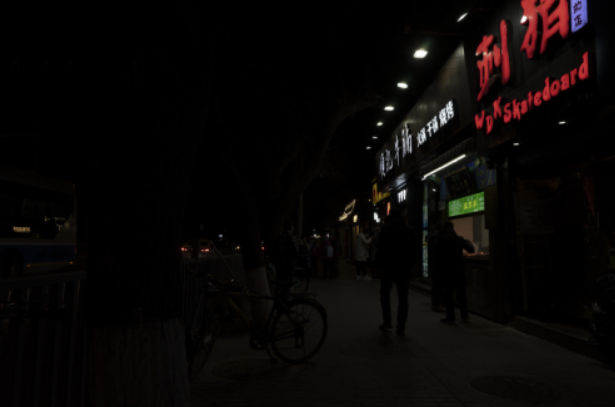
#> input picture ImageEnhancement/Data/LowLight/18.png, 615 x 407 px, found by its file name
$ python BiomimeticImageEvaluationExperimenting.py   (older library calls are emulated)
#> lines starting #> are read from the running program, lines starting #| are printed output that depends on the picture; after the words box and inside, x2 and y2 are one past the last pixel; in counts of white or black regions, pixels touching at a corner belong together; pictures that were not available may be replaced by others from this repository, and a replacement may not be noted
import numpy as np
import pandas as pd
import cv2
import matplotlib.pyplot as plt
import math
import skimage.filters as filters
from skimage import io, color

# Load Dark Image
numb = 18
dark_image = cv2.imread(f"/kaggle/input/dark-face-dataset/image/{numb}.png")
#> dark_image is the input picture: shape (407, 615, 3); mean B, G, R 6.1, 6.8, 9.9


#Load Light Image
natural_image = cv2.imread("/kaggle/input/natural-images/natural_images/cat/cat_0301.jpg")
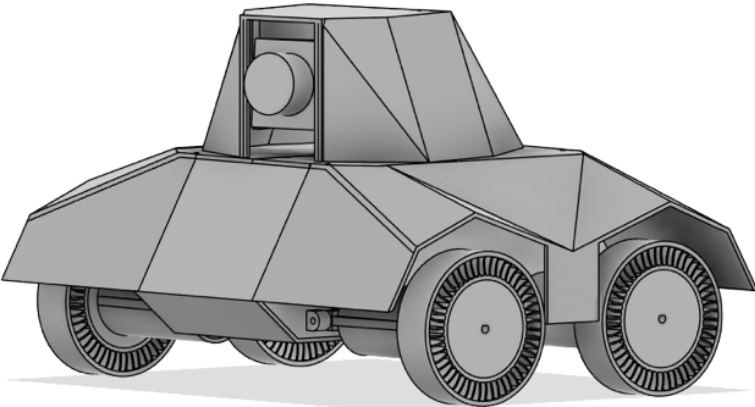
#> input picture assets/TerraStride.png, 755 x 407 px, given in place of cat_0301.jpg, which was not available
#> natural_image is the input picture: shape (407, 755, 3); min 0, max 255, mean 185


### Saliency Experiment
saliency_detector = cv2.saliency.StaticSaliencySpectralResidual_create()

# Compute the saliency map
(success, saliency_map) = saliency_detector.computeSaliency(natural_image)
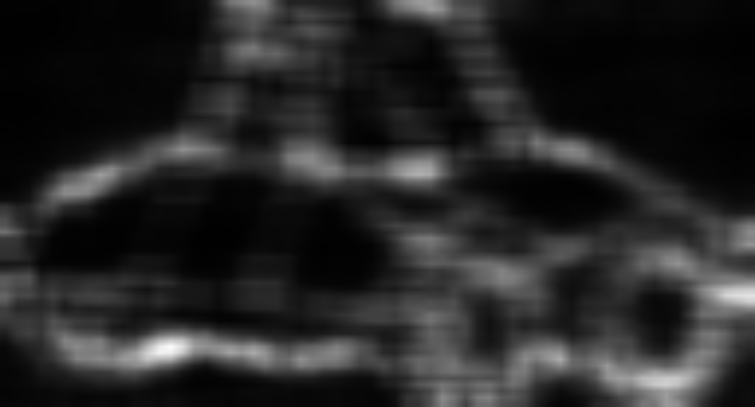
#> saliency_map: shape (407, 755) float32; min 0.004, max 0.993, mean 0.152
#> success = True

# Normalize the saliency map for better visualization
saliency_map = (saliency_map * 255).astype("uint8")

"""# Display the original image and saliency map
plt.figure(figsize=(12, 6))

# Original image
plt.subplot(1, 2, 1)
plt.imshow(cv2.cvtColor(natural_image, cv2.COLOR_BGR2RGB))
plt.title("Original Image")
plt.axis("off")

# Saliency map
plt.subplot(1, 2, 2)
plt.imshow(saliency_map, cmap="gray")
plt.title("Saliency Map (Spectral Residual)")
plt.axis("off")

plt.tight_layout()
plt.show()"""


### Parvocellular & Magnocellular Experiment
retina = cv2.bioinspired.Retina.create((natural_image.shape[1], natural_image.shape[0]))

# the retina object is created with default parameters. If you want to read
# the parameters from an external XML file, uncomment the next line
#retina.setup('MyRetinaParameters.xml')

# feed the retina with several frames, in order to reach 'steady' state
for i in range(20):
    retina.run(natural_image)

# get our processed image :)
retinaOut_parvo = retina.getParvo()

"""# show both the original image and the processed one
#plt.imshow('image', natural_image)
plt.imshow(cv2.cvtColor(retinaOut_parvo, cv2.COLOR_BGR2RGB))
plt.title('retina parvo out')

# wait for a key to be pressed and exit
#cv2.waitKey(0)
#cv2.destroyAllWindows()

# write the output image on a file
#cv2.imwrite('checkershadow_parvo.png', retinaOut_parvo)"""

retinaOut_magno = retina.getMagno()
"""plt.imshow(retinaOut_magno)
plt.title("retina magno out")"""


#Static Saliency Experiment
# Static Saliency Fine Grained
saliency_detector_fine = cv2.saliency.StaticSaliencyFineGrained_create()

# Compute the saliency map
(success_fine, saliency_map_fine) = saliency_detector_fine.computeSaliency(natural_image)
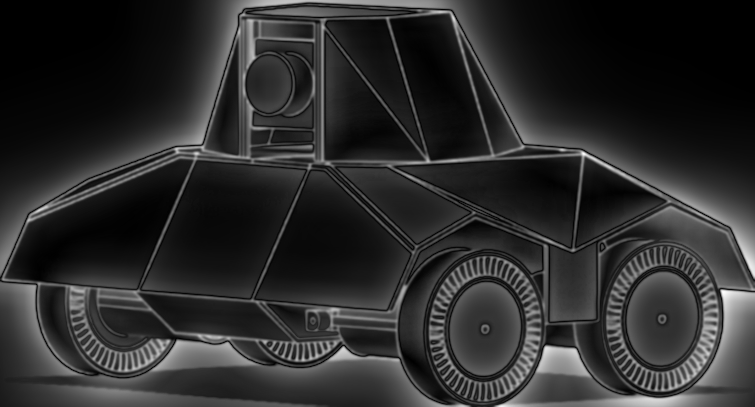
#> saliency_map_fine: shape (407, 755) float32; min 0, max 1, mean 0.174
#> success_fine = True

# Normalize the saliency map
saliency_map_fine = (saliency_map_fine * 255).astype("uint8")
"""
# Display the fine-grained saliency map
plt.figure(figsize=(6, 6))
plt.imshow(saliency_map_fine, cmap="gray")
plt.title("Saliency Map (Fine Grained)")
plt.axis("off")
plt.show()"""


# Edges Experiment (Obsolete) #The current algorithm uses canny edge detection instead
nat_gray = cv2.cvtColor(natural_image, cv2.COLOR_BGR2GRAY)
nat_edges = cv2.Laplacian(nat_gray, cv2.CV_64F)
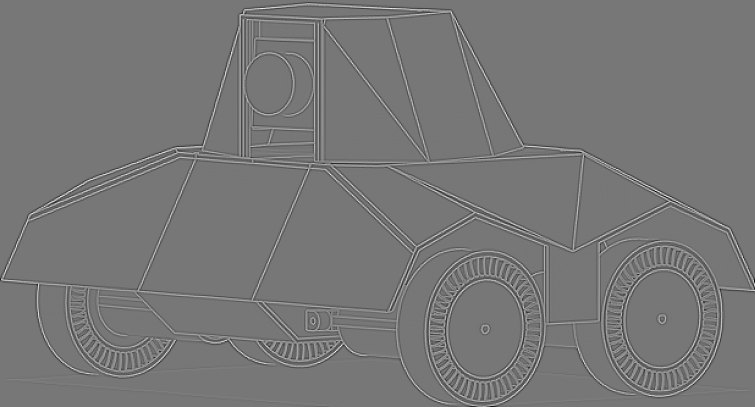
#> nat_edges: shape (407, 755) float64; min -307, max 349, mean 0; drawn with min black and max white
"""
plt.imshow(nat_edges)
plt.axis("off")
plt.show()"""


# Color Opponency Experiment
blue, green, red = cv2.split(natural_image)

red_green = red - green
#> red_green: shape (407, 755); every value is 0
blue_yellow = blue - (red + green) / 2
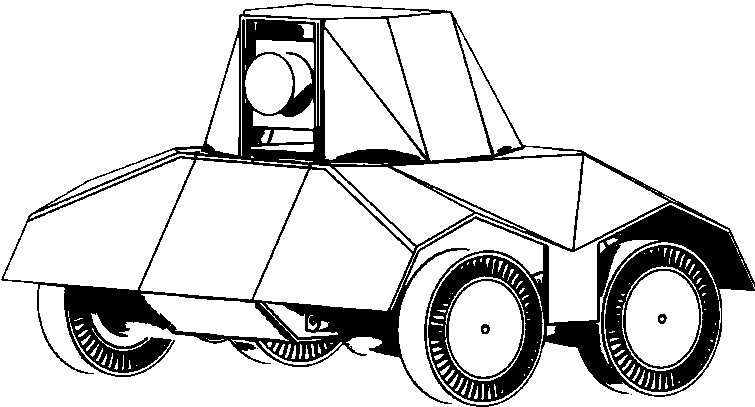
#> blue_yellow: shape (407, 755) float64; values 0 (black) and 128 (white), 82.8% white; 5 black regions (2 under 20 px), largest, box (x1, y1, x2, y2) and area: (1, 3, 755, 407) 52773, (481, 324, 490, 334) 64, (658, 314, 667, 324) 61
brightness = (red + green + blue) / 3
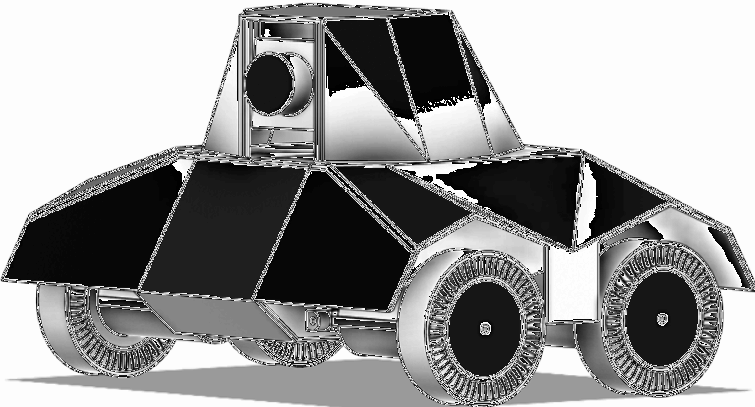
#> brightness: shape (407, 755) float64; min 0, max 85, mean 50.7; drawn with min black and max white
"""
plt.imshow(blue_yellow)"""


# Gabor Filter Experiment
gabor_response, _ = filters.gabor(nat_gray, frequency=0.6, theta=np.pi/4)
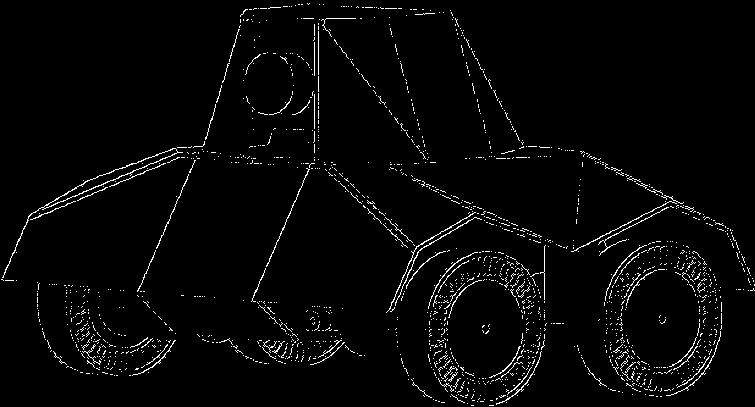
#> gabor_response: shape (407, 755); min 0, max 255, mean 7
"""
plt.imshow(gabor_response)"""
